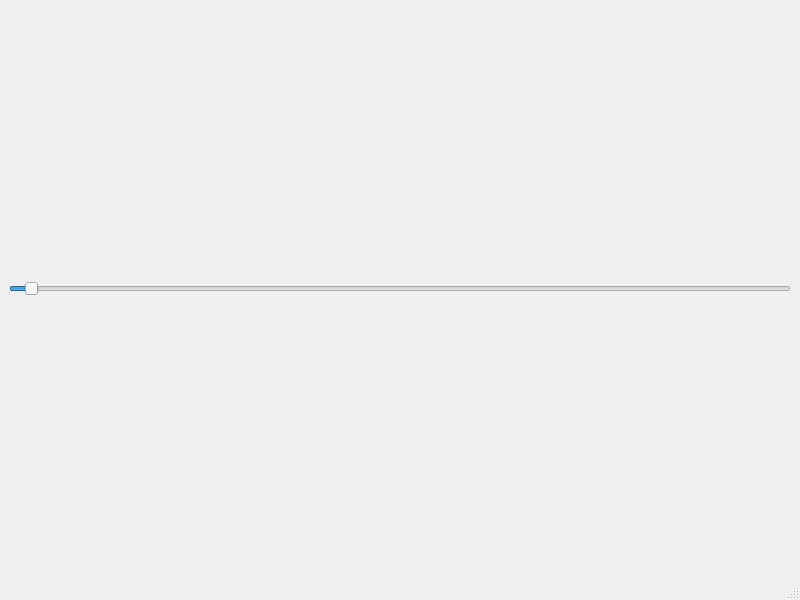
<?xml version="1.0" encoding="UTF-8"?>
<ui version="4.0">
 <class>MainWindow</class>
 <widget class="QMainWindow" name="MainWindow">
  <property name="geometry">
   <rect>
    <x>0</x>
    <y>0</y>
    <width>800</width>
    <height>600</height>
   </rect>
  </property>
  <property name="windowTitle">
   <string>MainWindow</string>
  </property>
  <widget class="QWidget" name="centralwidget">
   <layout class="QVBoxLayout" name="verticalLayout">
    <item>
     <widget class="QSlider" name="frequencySlider">
      <property name="maximum">
       <number>22050</number>
      </property>
      <property name="value">
       <number>440</number>
      </property>
      <property name="orientation">
       <enum>Qt::Horizontal</enum>
      </property>
      <property name="tickPosition">
       <enum>QSlider::NoTicks</enum>
      </property>
     </widget>
    </item>
   </layout>
  </widget>
  <widget class="QMenuBar" name="menubar">
   <property name="geometry">
    <rect>
     <x>0</x>
     <y>0</y>
     <width>800</width>
     <height>24</height>
    </rect>
   </property>
  </widget>
  <widget class="QStatusBar" name="statusbar"/>
 </widget>
 <resources/>
 <connections/>
</ui>
